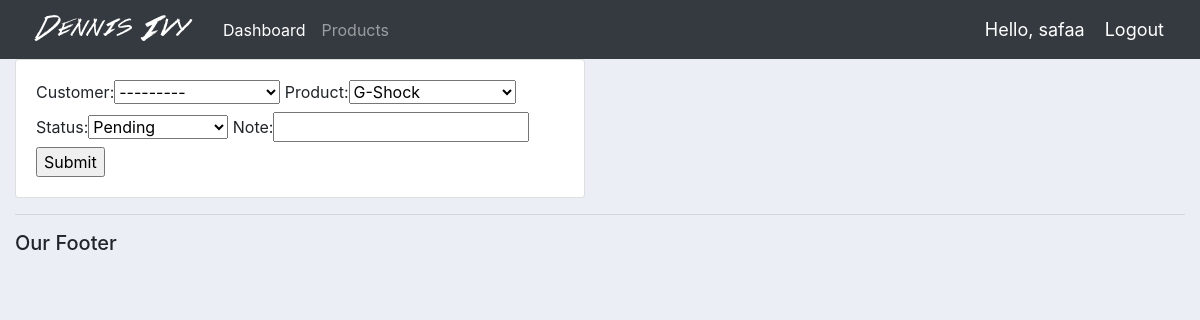
/update_order/3 (signed in), run on the app's committed database.
### accounts/models.py (models this page shows, shortened)
class Order(models.Model):
    STATUS = (
        ('Pending', 'Pending'),
        ('Out for delivery', 'Out for delivery'),
        ('Delivered', 'Delivered'),
    )
    customer = models.ForeignKey(Customer, null=True, on_delete=models.SET_NULL)
    product = models.ForeignKey(Product, null=True, on_delete=models.SET_NULL)
    date_created = models.DateTimeField(auto_now_add=True, null=True)
    status = models.CharField(max_length=200, null=True, choices=STATUS)
    note = models.CharField(max_length=1000, null=True)

### accounts/decorators.py (the view)
        def wrapper_func(request, *args, **kwargs):
            group = None
            if request.user.groups.exists():
                group = request.user.groups.all()[0].name
            if group in allowed_roles:
                return view_func(request, *args, **kwargs)
            else:
                return HttpResponse('You are not authorized to view this page')

### accounts/forms.py
class OrderForm(ModelForm):
    class Meta:
        model = Order
        fields = '__all__'

### accounts/models.py (called while the page is built)
    def __str__(self):
        return self.name

    def __str__(self):
        return self.name

### accounts/views.py (called while the page is built)
@login_required(login_url='login')
@allowed_users(allowed_roles=['admin'])
def updateOrder(request, pk):
    order = Order.objects.get(id=pk)
    form = OrderForm(instance=order)
    if request.method == 'POST':
        form = OrderForm(request.POST, instance=order)
        if form.is_valid():
            form.save()
            return redirect('/')
    context = {
        'form': form
    }
    return render(request, 'accounts/update_order.html', context)

### accounts/templates/accounts/update_order.html (shortened to what this page needs)
{% extends 'accounts/main.html' %}
{% load static %}
{% block content %}
<div class="row">
	<div class="col-md-6">
		<div class="card card-body">
			<form action="" method="POST">
				{{form}}
				<input type="submit" name="Submit">
			</form>
		</div>
	</div>
</div>
{% endblock %}

### accounts/templates/accounts/navbar.html (shortened to what this page needs)
{% load static %}
<nav class="navbar navbar-expand-lg navbar-dark bg-dark">
 <img src="{% static 'images/logo.png' %}">
  <div class="collapse navbar-collapse" id="navbarNav">
    <ul class="navbar-nav">
      {% if request.user.is_staff %}
      <li class="nav-item active">
        <a class="nav-link" href="{% url 'home' %}">Dashboard</a>
      </li>
      <li class="nav-item">
        <a class="nav-link" href="{% url 'products' %}">Products</a>
      </li>
      {% else %}
       <li class="nav-item">
        <a class="nav-link" href="{% url 'account' %}">Settings</a>
      </li>
      {% endif %}
    </ul>
  </div>
  <span class="hello-msg">Hello, {{request.user}}</span>
  <span ><a  class="hello-msg" href="{% url 'logout' %}">Logout</a></span>
</nav>

### static/css/main.css (style rules this page uses)
body { background-color: #ebeff5; }

### accounts/templates/accounts/navbar.html (style rules this page uses)
.hello-msg { font-size: 18px; color: #fff; margin-right: 20px; }

### data on the page
Order: customer "---------", product "G-Shock", status "Pending"

### other printed values
{{ request.user }} "safaa"
